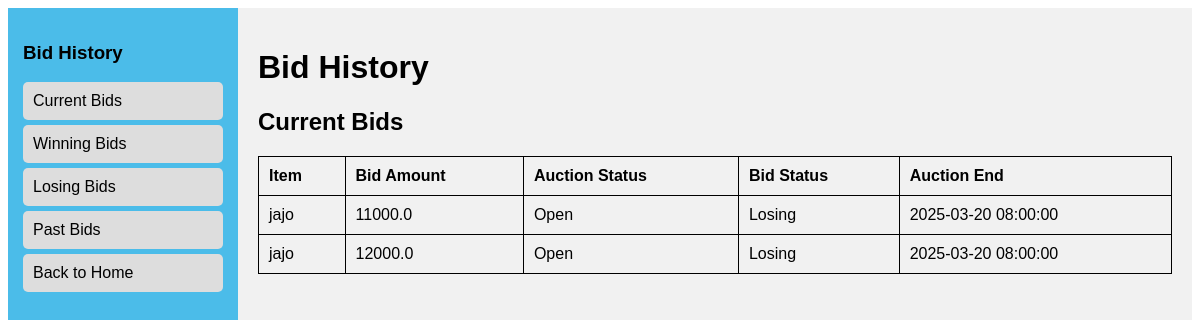
Screenshot of /bid_history (signed in) with the database file from the repository.
### models.py (models this page shows)
class AuctionItem(db.Model):
    id = db.Column(db.Integer, primary_key=True)
    title = db.Column(db.String(100), nullable=False)
    description = db.Column(db.Text, nullable=False)
    starting_price = db.Column(db.Float, nullable=False)
    image = db.Column(db.String(100), nullable=True)
    end_time = db.Column(db.DateTime(timezone=True), nullable=False, default=lambda: datetime.now(timezone.utc))
    bids = db.relationship('Bid', backref='auction_item', lazy=True)
    category = db.Column(db.String(50), nullable=False)  # New field for category
    additional_images = db.relationship('AdditionalImage', back_populates='auction_item', cascade="all, delete-orphan")
    serial_number = db.Column(db.String(50), nullable=True)
    model = db.Column(db.String(50), nullable=True)
    year_of_manufacture = db.Column(db.String(4), nullable=True)
    color = db.Column(db.String(30), nullable=True)
    primary_damage = db.Column(db.String(50), nullable=True)
    secondary_damage = db.Column(db.String(50), nullable=True)
    VIN = db.Column(db.String(17), nullable=True)
    odometer = db.Column(db.Integer, nullable=True)
    working = db.Column(db.String(10), nullable=True)  # Yes/No/Not Applicable
    sale_status = db.Column(db.String(20), default='Open')  # Open, Closed, or Sold

class Bid(db.Model):
    id = db.Column(db.Integer, primary_key=True)
    user_id = db.Column(db.Integer, db.ForeignKey('user.id'), nullable=False)
    auction_id = db.Column(db.Integer, db.ForeignKey('auction_item.id'), nullable=False)
    bid_amount = db.Column(db.Float, nullable=False)
    timestamp = db.Column(db.DateTime, default=datetime.now)
    user = db.relationship('User', backref='bids')

### app.py (the view)
@app.route('/bid_history')
@login_required
def bid_history():
    user_bids = Bid.query.filter_by(user_id=current_user.id).join(AuctionItem).all()
    current_bids = []
    winning_bids = []
    losing_bids = []
    bid_history = []
    for bid in user_bids:
        auction = db.session.get(AuctionItem, bid.auction_id)
        status = get_bid_status(current_user.id, auction)
        bid_info = {
            "item": auction.title,
            "bid_amount": bid.bid_amount,
            "auction_status": auction.sale_status,
            "bid_status": status,
            "auction_end": auction.end_time
        }
        if auction.sale_status == "Open":
            if status == "Winning":
                winning_bids.append(bid_info)
            else:
                losing_bids.append(bid_info)
            current_bids.append(bid_info)
        else:
            bid_info["bid_status"] = "Won" if status == "Winning" else "Lost"
            bid_history.append(bid_info)
    return render_template('bid_history.html', current_bids=current_bids, winning_bids=winning_bids,
                           losing_bids=losing_bids, bid_history=bid_history)

### app.py (called while the page is built)
@app.context_processor
def inject_user_model():
    from models import User  # Import your User model here
    return dict(User=User)

@login_manager.user_loader
def load_user(user_id):
    return db.session.get(User, int(user_id))

def get_bid_status(user_id, auction):
    highest_bid = Bid.query.filter_by(auction_id=auction.id).order_by(Bid.bid_amount.desc()).first()
    if highest_bid and highest_bid.user_id == user_id:
        return "Winning"
    return "Losing"

### templates/bid_history.html (shortened to what this page needs)
<!DOCTYPE html>
<html lang="en">
<head>
</head>
<body>
    <div class="sidebar">
        <h3>Bid History</h3>
        <a href="#" onclick="showTable('current-bids')">Current Bids</a>
        <a href="#" onclick="showTable('winning-bids')">Winning Bids</a>
        <a href="#" onclick="showTable('losing-bids')">Losing Bids</a>
        <a href="#" onclick="showTable('past-bids')">Past Bids</a>
        <a href="{{ url_for('home') }}">Back to Home</a>
    </div>
    <div class="content">
        <h1>Bid History</h1>
        <div id="current-bids" class="table-section">
            <h2>Current Bids</h2>
            <table>
                <tr>
                    <th>Item</th>
                    <th>Bid Amount</th>
                    <th>Auction Status</th>
                    <th>Bid Status</th>
                    <th>Auction End</th>
                </tr>
                {% for bid in current_bids %}
                <tr>
                    <td>{{ bid.item }}</td>
                    <td>{{ bid.bid_amount }}</td>
                    <td>{{ bid.auction_status }}</td>
                    <td>{{ bid.bid_status }}</td>
                    <td>{{ bid.auction_end }}</td>
                </tr>
                {% endfor %}
            </table>
        </div>
    </div>
</body>
</html>

### templates/bid_history.html (style rules this page uses)
body { font-family: Arial, sans-serif; display: flex; }
.sidebar { width: 200px; background-color:rgb(75, 188, 233); padding: 15px; height: 100vh; }
.sidebar a { display: block; padding: 10px; margin: 5px 0; text-decoration: none; color: black; background-color: #ddd; border-radius: 5px; }
.content { flex-grow: 1; padding: 20px; background-color: #f1f1f1; }
table { width: 100%; border-collapse: collapse; margin-top: 20px; }
table, th, td { border: 1px solid black; padding: 10px; text-align: left; }

### rows the page displays
AuctionItem: item "jajo" "jajo", auction_status "Open" "Open", auction_end "2025-03-20 08:00:00" "2025-03-20 08:00:00"
Bid: bid_amount "11000.0"
Bid: bid_amount "12000.0"

### other values shown
{{ bid.bid_status }} "Losing" "Losing"
